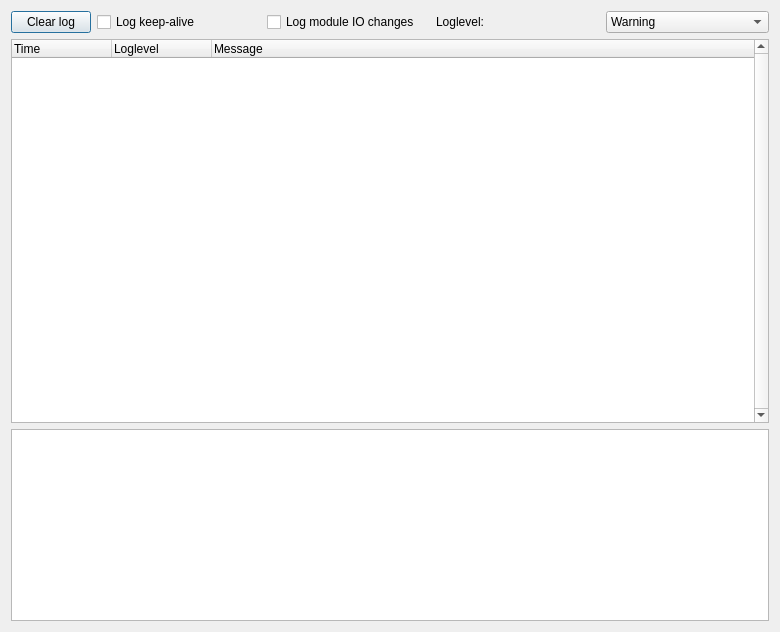
<?xml version="1.0" encoding="UTF-8"?>
<ui version="4.0">
 <class>LogDialog</class>
 <widget class="QDialog" name="LogDialog">
  <property name="geometry">
   <rect>
    <x>0</x>
    <y>0</y>
    <width>780</width>
    <height>632</height>
   </rect>
  </property>
  <property name="windowTitle">
   <string>Log</string>
  </property>
  <layout class="QGridLayout" name="gridLayout">
   <item row="0" column="0">
    <layout class="QGridLayout" name="gl_main">
     <item row="1" column="4">
      <widget class="QComboBox" name="cb_loglevel">
       <property name="currentIndex">
        <number>2</number>
       </property>
       <item>
        <property name="text">
         <string>None</string>
        </property>
       </item>
       <item>
        <property name="text">
         <string>Error</string>
        </property>
       </item>
       <item>
        <property name="text">
         <string>Warning</string>
        </property>
       </item>
       <item>
        <property name="text">
         <string>Info</string>
        </property>
       </item>
       <item>
        <property name="text">
         <string>Messages</string>
        </property>
       </item>
       <item>
        <property name="text">
         <string>Debug</string>
        </property>
       </item>
      </widget>
     </item>
     <item row="3" column="0" colspan="5">
      <widget class="QTextEdit" name="te_message">
       <property name="sizePolicy">
        <sizepolicy hsizetype="Expanding" vsizetype="Fixed">
         <horstretch>0</horstretch>
         <verstretch>0</verstretch>
        </sizepolicy>
       </property>
      </widget>
     </item>
     <item row="2" column="0" colspan="5">
      <widget class="QTreeWidget" name="tw_log">
       <property name="verticalScrollBarPolicy">
        <enum>Qt::ScrollBarAlwaysOn</enum>
       </property>
       <property name="selectionMode">
        <enum>QAbstractItemView::SingleSelection</enum>
       </property>
       <property name="rootIsDecorated">
        <bool>false</bool>
       </property>
       <property name="wordWrap">
        <bool>true</bool>
       </property>
       <attribute name="headerVisible">
        <bool>true</bool>
       </attribute>
       <attribute name="headerCascadingSectionResizes">
        <bool>false</bool>
       </attribute>
       <column>
        <property name="text">
         <string>Time</string>
        </property>
       </column>
       <column>
        <property name="text">
         <string>Loglevel</string>
        </property>
       </column>
       <column>
        <property name="text">
         <string>Message</string>
        </property>
       </column>
      </widget>
     </item>
     <item row="1" column="1">
      <widget class="QCheckBox" name="chb_log_keep_alive">
       <property name="text">
        <string>Log keep-alive</string>
       </property>
       <property name="checked">
        <bool>false</bool>
       </property>
      </widget>
     </item>
     <item row="1" column="3">
      <widget class="QLabel" name="label_8">
       <property name="text">
        <string>Loglevel:</string>
       </property>
      </widget>
     </item>
     <item row="1" column="0">
      <widget class="QPushButton" name="b_clear">
       <property name="sizePolicy">
        <sizepolicy hsizetype="Fixed" vsizetype="Fixed">
         <horstretch>0</horstretch>
         <verstretch>0</verstretch>
        </sizepolicy>
       </property>
       <property name="text">
        <string>Clear log</string>
       </property>
      </widget>
     </item>
     <item row="1" column="2">
      <widget class="QCheckBox" name="chb_log_io">
       <property name="text">
        <string>Log module IO changes</string>
       </property>
      </widget>
     </item>
    </layout>
   </item>
  </layout>
 </widget>
 <tabstops>
  <tabstop>b_clear</tabstop>
  <tabstop>chb_log_keep_alive</tabstop>
  <tabstop>chb_log_io</tabstop>
  <tabstop>cb_loglevel</tabstop>
  <tabstop>tw_log</tabstop>
  <tabstop>te_message</tabstop>
 </tabstops>
 <resources/>
 <connections/>
</ui>
